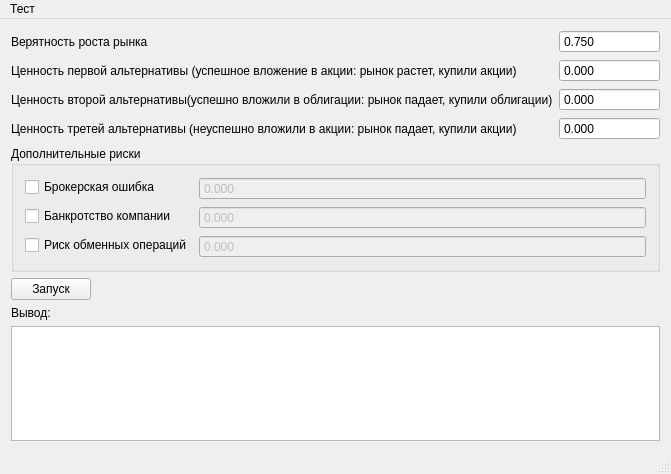
<?xml version="1.0" encoding="UTF-8"?>
<ui version="4.0">
 <class>Invest_z1</class>
 <widget class="QMainWindow" name="Invest_z1">
  <property name="geometry">
   <rect>
    <x>0</x>
    <y>0</y>
    <width>671</width>
    <height>474</height>
   </rect>
  </property>
  <property name="windowTitle">
   <string>Инвестирование средств</string>
  </property>
  <widget class="QWidget" name="centralWidget">
   <layout class="QVBoxLayout" name="verticalLayout">
    <item>
     <layout class="QFormLayout" name="formLayout">
      <item row="0" column="0">
       <widget class="QLabel" name="label_4">
        <property name="text">
         <string>Верятность роста рынка</string>
        </property>
       </widget>
      </item>
      <item row="1" column="0">
       <widget class="QLabel" name="label_5">
        <property name="text">
         <string>Ценность первой альтернативы (успешное вложение в акции: рынок растет, купили акции)</string>
        </property>
       </widget>
      </item>
      <item row="2" column="0">
       <widget class="QLabel" name="label_6">
        <property name="text">
         <string>Ценность второй альтернативы(успешно вложили в облигации: рынок падает, купили облигации)</string>
        </property>
       </widget>
      </item>
      <item row="3" column="0">
       <widget class="QLabel" name="label_7">
        <property name="text">
         <string>Ценность третей альтернативы (неуспешно вложили в акции: рынок падает, купили акции) </string>
        </property>
       </widget>
      </item>
      <item row="0" column="1">
       <widget class="QDoubleSpinBox" name="doubleSpinBox">
        <property name="readOnly">
         <bool>false</bool>
        </property>
        <property name="buttonSymbols">
         <enum>QAbstractSpinBox::NoButtons</enum>
        </property>
        <property name="decimals">
         <number>3</number>
        </property>
        <property name="maximum">
         <double>1.000000000000000</double>
        </property>
        <property name="singleStep">
         <double>0.010000000000000</double>
        </property>
        <property name="value">
         <double>0.750000000000000</double>
        </property>
       </widget>
      </item>
      <item row="1" column="1">
       <widget class="QDoubleSpinBox" name="doubleSpinBox_2">
        <property name="buttonSymbols">
         <enum>QAbstractSpinBox::NoButtons</enum>
        </property>
        <property name="decimals">
         <number>3</number>
        </property>
        <property name="minimum">
         <double>-9999999999999.000000000000000</double>
        </property>
        <property name="maximum">
         <double>100000000000000000.000000000000000</double>
        </property>
       </widget>
      </item>
      <item row="2" column="1">
       <widget class="QDoubleSpinBox" name="doubleSpinBox_3">
        <property name="buttonSymbols">
         <enum>QAbstractSpinBox::NoButtons</enum>
        </property>
        <property name="decimals">
         <number>3</number>
        </property>
        <property name="minimum">
         <double>-9999999999999.000000000000000</double>
        </property>
        <property name="maximum">
         <double>100000000000000000.000000000000000</double>
        </property>
       </widget>
      </item>
      <item row="3" column="1">
       <widget class="QDoubleSpinBox" name="doubleSpinBox_4">
        <property name="buttonSymbols">
         <enum>QAbstractSpinBox::NoButtons</enum>
        </property>
        <property name="decimals">
         <number>3</number>
        </property>
        <property name="minimum">
         <double>-9999999999999.000000000000000</double>
        </property>
        <property name="maximum">
         <double>100000000000000000.000000000000000</double>
        </property>
       </widget>
      </item>
     </layout>
    </item>
    <item>
     <widget class="QGroupBox" name="groupBox">
      <property name="title">
       <string>Дополнительные риски</string>
      </property>
      <layout class="QFormLayout" name="formLayout_2">
       <item row="0" column="0">
        <widget class="QCheckBox" name="checkBox">
         <property name="text">
          <string>Брокерская ошибка</string>
         </property>
        </widget>
       </item>
       <item row="0" column="1">
        <widget class="QDoubleSpinBox" name="doubleSpinBox_5">
         <property name="enabled">
          <bool>false</bool>
         </property>
         <property name="buttonSymbols">
          <enum>QAbstractSpinBox::NoButtons</enum>
         </property>
         <property name="decimals">
          <number>3</number>
         </property>
         <property name="maximum">
          <double>1.000000000000000</double>
         </property>
         <property name="singleStep">
          <double>0.010000000000000</double>
         </property>
         <property name="value">
          <double>0.000000000000000</double>
         </property>
        </widget>
       </item>
       <item row="1" column="0">
        <widget class="QCheckBox" name="checkBox_2">
         <property name="text">
          <string>Банкротство компании</string>
         </property>
        </widget>
       </item>
       <item row="1" column="1">
        <widget class="QDoubleSpinBox" name="doubleSpinBox_6">
         <property name="enabled">
          <bool>false</bool>
         </property>
         <property name="buttonSymbols">
          <enum>QAbstractSpinBox::NoButtons</enum>
         </property>
         <property name="decimals">
          <number>3</number>
         </property>
         <property name="maximum">
          <double>1.000000000000000</double>
         </property>
         <property name="singleStep">
          <double>0.010000000000000</double>
         </property>
         <property name="value">
          <double>0.000000000000000</double>
         </property>
        </widget>
       </item>
       <item row="2" column="0">
        <widget class="QCheckBox" name="checkBox_3">
         <property name="text">
          <string>Риск обменных операций</string>
         </property>
        </widget>
       </item>
       <item row="2" column="1">
        <widget class="QDoubleSpinBox" name="doubleSpinBox_7">
         <property name="enabled">
          <bool>false</bool>
         </property>
         <property name="buttonSymbols">
          <enum>QAbstractSpinBox::NoButtons</enum>
         </property>
         <property name="decimals">
          <number>3</number>
         </property>
         <property name="maximum">
          <double>1.000000000000000</double>
         </property>
         <property name="singleStep">
          <double>0.010000000000000</double>
         </property>
         <property name="value">
          <double>0.000000000000000</double>
         </property>
        </widget>
       </item>
      </layout>
     </widget>
    </item>
    <item>
     <layout class="QHBoxLayout" name="horizontalLayout">
      <item>
       <widget class="QPushButton" name="pushButton">
        <property name="text">
         <string>Запуск</string>
        </property>
       </widget>
      </item>
      <item>
       <spacer name="horizontalSpacer">
        <property name="orientation">
         <enum>Qt::Horizontal</enum>
        </property>
        <property name="sizeHint" stdset="0">
         <size>
          <width>40</width>
          <height>20</height>
         </size>
        </property>
       </spacer>
      </item>
     </layout>
    </item>
    <item>
     <widget class="QLabel" name="label">
      <property name="text">
       <string>Вывод:</string>
      </property>
     </widget>
    </item>
    <item>
     <widget class="QPlainTextEdit" name="plainTextEdit">
      <property name="readOnly">
       <bool>true</bool>
      </property>
     </widget>
    </item>
   </layout>
  </widget>
  <widget class="QMenuBar" name="menuBar">
   <property name="geometry">
    <rect>
     <x>0</x>
     <y>0</y>
     <width>671</width>
     <height>18</height>
    </rect>
   </property>
   <widget class="QMenu" name="menu">
    <property name="title">
     <string>Тест</string>
    </property>
    <addaction name="action"/>
    <addaction name="action_2"/>
    <addaction name="action_3"/>
   </widget>
   <addaction name="menu"/>
  </widget>
  <widget class="QStatusBar" name="statusBar"/>
  <action name="action">
   <property name="text">
    <string>Подставить первый тест</string>
   </property>
  </action>
  <action name="action_2">
   <property name="text">
    <string>Подставить второй тест</string>
   </property>
  </action>
  <action name="action_3">
   <property name="text">
    <string>Подставить третий тест</string>
   </property>
  </action>
 </widget>
 <layoutdefault spacing="6" margin="11"/>
 <resources/>
 <connections/>
</ui>
